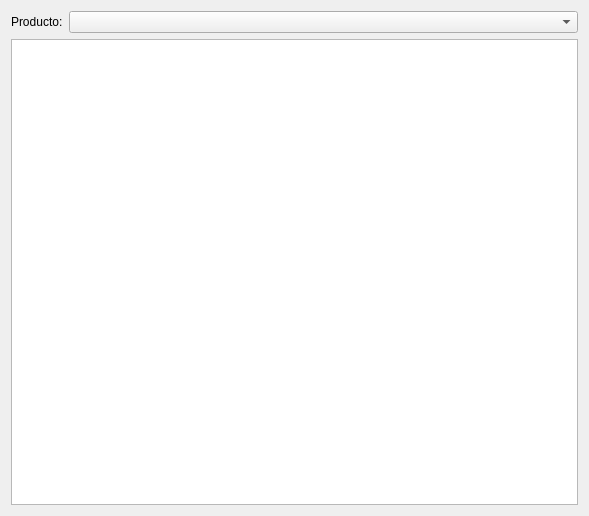
<?xml version="1.0" encoding="UTF-8"?>
<ui version="4.0">
 <class>FormResumenComprasPorProductos</class>
 <widget class="QWidget" name="FormResumenComprasPorProductos">
  <property name="geometry">
   <rect>
    <x>0</x>
    <y>0</y>
    <width>589</width>
    <height>516</height>
   </rect>
  </property>
  <property name="windowTitle">
   <string>Form</string>
  </property>
  <layout class="QVBoxLayout" name="verticalLayout">
   <item>
    <layout class="QHBoxLayout" name="horizontalLayout">
     <item>
      <widget class="QLabel" name="LProductos">
       <property name="text">
        <string>Producto:</string>
       </property>
      </widget>
     </item>
     <item>
      <widget class="ECBProductos" name="CBProductos">
       <property name="sizePolicy">
        <sizepolicy hsizetype="MinimumExpanding" vsizetype="Fixed">
         <horstretch>0</horstretch>
         <verstretch>0</verstretch>
        </sizepolicy>
       </property>
      </widget>
     </item>
    </layout>
   </item>
   <item>
    <widget class="QTableView" name="TVLista"/>
   </item>
  </layout>
 </widget>
 <customwidgets>
  <customwidget>
   <class>ECBProductos</class>
   <extends>QComboBox</extends>
   <header>ecbproductos.h</header>
  </customwidget>
 </customwidgets>
 <resources/>
 <connections/>
</ui>
